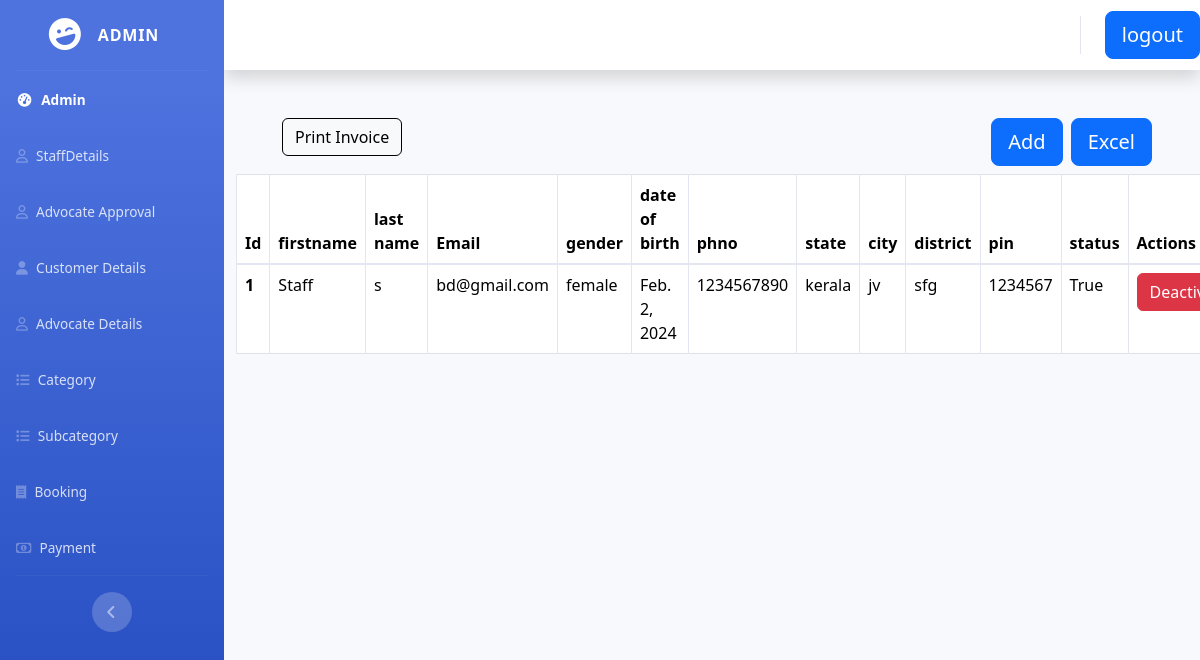
Screenshot of /dash/stafftbl/ (signed in) with the database file from the repository.
### customer/models.py (models this page shows)
class DemoUser(AbstractUser):
    is_advocate = models.BooleanField(default=False)

### staff/models.py (models this page shows)
class Tbl_staff(models.Model):
    S_fname = models.CharField(max_length=20)
    S_lname = models.CharField(max_length=20)
    S_email = models.EmailField(default="")
    S_gen = models.CharField(max_length=10, default="")
    S_dob = models.DateField()
    S_ph = models.CharField(max_length=10)
    S_state = models.CharField(max_length=30, default="")
    S_city = models.CharField(max_length=10)
    S_dist = models.CharField(max_length=30)
    S_pin = models.CharField(max_length=10)
    S_status = models.BooleanField()
    S_pass = models.CharField(max_length=20)
    u = models.ForeignKey(settings.AUTH_USER_MODEL, on_delete=models.CASCADE)

### ad_detil/views.py (the view)
# urls.py: path('stafftbl/', views.stafftbl,name='stafftbl'),
@login_required(login_url='login')
def stafftbl(requset):
    staff = Tbl_staff.objects.all()
    return render(requset, 'dash/stafftbl.html',{'staff':staff})

### templates/dash/stafftbl.html (shortened to what this page needs)
{% extends 'dash/base.html' %}
{% block content %}
<link href="https://cdn.jsdelivr.net/npm/bootstrap@5.3.2/dist/css/bootstrap.min.css" rel="stylesheet">
<div class="m-5">
  <a href="{% url 'stfpdf' %}"><button type="button" class="btn btn-light float-left" style="margin-left:10px;border:1px solid black;">Print Invoice</button></a>
  <a href="{% url 'dexstaff' %}" ><button type="button" class="btn btn-primary btn-lg float-right ms-2 ">Excel</button></a>
<a href="{% url 'staff' %}"><button type="button" class="btn btn-primary btn-lg float-right  ">Add</button></a>
</div><br>
<div class="container">
  <div class="row">
    <div class="col-12">
      <table class="table table-bordered">
        <thead>
          <tr>
            <th scope="col">Id</th>
            <th scope="col">firstname</th>
            <th scope="col">last name</th>
            <th scope="col">Email</th>
            <th scope="col">gender</th>
            <th scope="col">date of birth</th>
            <th scope="col">phno</th>
            <th scope="col">state</th>
            <th scope="col">city</th>
            <th scope="col">district</th>
            <th scope="col">pin</th>
             <th scope="col">status</th>
            <th scope="col">Actions</th>
          </tr>
        </thead>
        <tbody>
        {% for i in staff %}
          <tr>
            <th scope="row">{{forloop.counter}}</th>
            <td>{{i.S_fname}}</td>
            <td>{{i.S_lname}}</td>
            <td>{{i.S_email}}</td>
            <td>{{i.S_gen}}</td>
            <td>{{i.S_dob}}</td>
            <td>{{i.S_ph}}</td>
            <td>{{i.S_state}}</td>
            <td>{{i.S_city}}</td>
            <td>{{i.S_dist}}</td>
            <td>{{i.S_pin}}</td>
            <td>{{i.S_status}}</td>
            <td>
              {% if i.S_status == True %}
              <a href="{% url 'deactivatebtn' i.id %}"><button type="button" class="btn btn-danger">Deactivate</button></a>
              {% else %}
              <a href="{% url 'activatebtn' i.id %}"><button type="button" class="btn btn-success">Activate</button></a>
              {% endif %}
            </td>
          </tr>
       {% endfor %}
        </tbody>
      </table>
    </div>
  </div>
</div>
{% endblock %}

### templates/dash/base.html (shortened to what this page needs)
{% load static %}
<!DOCTYPE html>
<html lang="en">
<head>
        <link href="{% static 'vendor/fontawesome-free/css/all.min.css'%}" rel="stylesheet" type="text/css">
    <link href="{% static 'css/sb-admin-2.min.css'%}" rel="stylesheet">
</head>
<body>
    <div id="wrapper">
        <ul class="navbar-nav bg-gradient-primary sidebar sidebar-dark accordion" id="accordionSidebar">
            <a class="sidebar-brand d-flex align-items-center justify-content-center" href="{% url 'dash' %}">
                <div class="sidebar-brand-icon rotate-n-15">
                    <i class="fas fa-laugh-wink"></i>
                </div>
                {% if request.user.is_superuser %}
                <div class="sidebar-brand-text mx-3">Admin</div>
                {% elif request.user.is_staff %}
                <div class="sidebar-brand-text mx-3">Staff</div>
                {% elif request.user.is_advocate %}
                <div class="sidebar-brand-text mx-3">Advocate</div>
                {% endif %}
            </a>
            <hr class="sidebar-divider my-0">
            <li class="nav-item active">
                <a class="nav-link" href="#">
                    <i class="fas fa-fw fa-tachometer-alt"></i>
                    <span>{{ user.first_name }}</span></a>
            </li>
        {% if request.user.is_authenticated %}
            {% if request.user.is_superuser %}
            <li class="nav-item">
                <a class="nav-link collapsed" href="{% url 'stafftbl' %}"  data-target="#collapseTwo"
                    aria-expanded="true" aria-controls="collapseTwo">
                      <i class="fa-regular fa-user"></i>
                    <span>StaffDetails</span>
                </a>
            </li>
            <li class="nav-item">
                <a class="nav-link collapsed" href="{% url 'adview' %}"  data-target="#collapseTwo"
                    aria-expanded="true" aria-controls="collapseTwo">
                      <i class="fa-regular fa-user"></i>
                    <span>Advocate Approval</span>
                </a>
            </li>
              <li class="nav-item">
                <a class="nav-link collapsed" href="{% url 'custtbl' %}"  data-target="#collapseTwo"
                    aria-expanded="true" aria-controls="collapseTwo">
                    <i class="fa-solid fa-user"></i>
                    <span>Customer Details</span>
                </a>
            </li>
                <li class="nav-item">
                <a class="nav-link collapsed" href="{% url 'advtbl' %}"  data-target="#collapseTwo"
                    aria-expanded="true" aria-controls="collapseTwo">
                   <i class="fa-regular fa-user"></i>
                    <span>Advocate Details</span>
                </a>
            </li>
            <li class="nav-item">
                <a class="nav-link collapsed" href="{% url 'catetbl' %}"  data-target="#collapseTwo"
                    aria-expanded="true" aria-controls="collapseTwo">
                    <i class="fa-solid fa-list"></i>
                    <span>Category</span>
                </a>
            </li>
             <li class="nav-item">
                <a class="nav-link collapsed" href="{% url 'subtbl' %}"  data-target="#collapseTwo"
                    aria-expanded="true" aria-controls="collapseTwo">
                        <i class="fa-solid fa-list"></i>
                    <span>Subcategory</span>
                </a>
            </li>
              <li class="nav-item">
                <a class="nav-link collapsed" href="{% url 'adb' %}"  data-target="#collapseTwo"
                    aria-expanded="true" aria-controls="collapseTwo">
                    <i class="fa-solid fa-receipt"></i>
                    <span>Booking</span>
                </a>
            </li>
              <li class="nav-item">
                <a class="nav-link collapsed" href="{% url 'adp' %}"  data-target="#collapseTwo"
                    aria-expanded="true" aria-controls="collapseTwo">
                    <i class="fa-regular fa-money-bill-1"></i>
                    <span>Payment</span>
                </a>
            </li>
            {% endif %}
             {% endif %}
            <hr class="sidebar-divider d-none d-md-block">
            <div class="text-center d-none d-md-inline">
                <button class="rounded-circle border-0" id="sidebarToggle"></button>
            </div>
        </ul>
        <div id="content-wrapper" class="d-flex flex-column">
            <div id="content">
                <nav class="navbar navbar-expand navbar-light bg-white topbar mb-4 static-top shadow">
                    <ul class="navbar-nav ml-auto">
                        <li class="nav-item dropdown no-arrow">
                            <a href="{% url 'logout' %}"class="btn btn-primary btn-lg float-right ms-2 ">logout</></a>
                        </li>
                    </ul>
                </nav>
                {% block content %}
                {% endblock %}
</body>
</html>

### templates/dash/stafftbl.html (style rules this page uses)
.container { padding: 2rem 0rem; }

### rows the page displays
DemoUser: first_name "Admin"
Tbl_staff: S_fname "Staff", S_lname "s", S_email "bd@gmail.com", S_gen "female", S_dob "Feb. 2, 2024", S_ph "1234567890", S_state "kerala", S_city "jv", S_dist "sfg", S_pin "1234567", S_status "True", shows "Deactivate"
